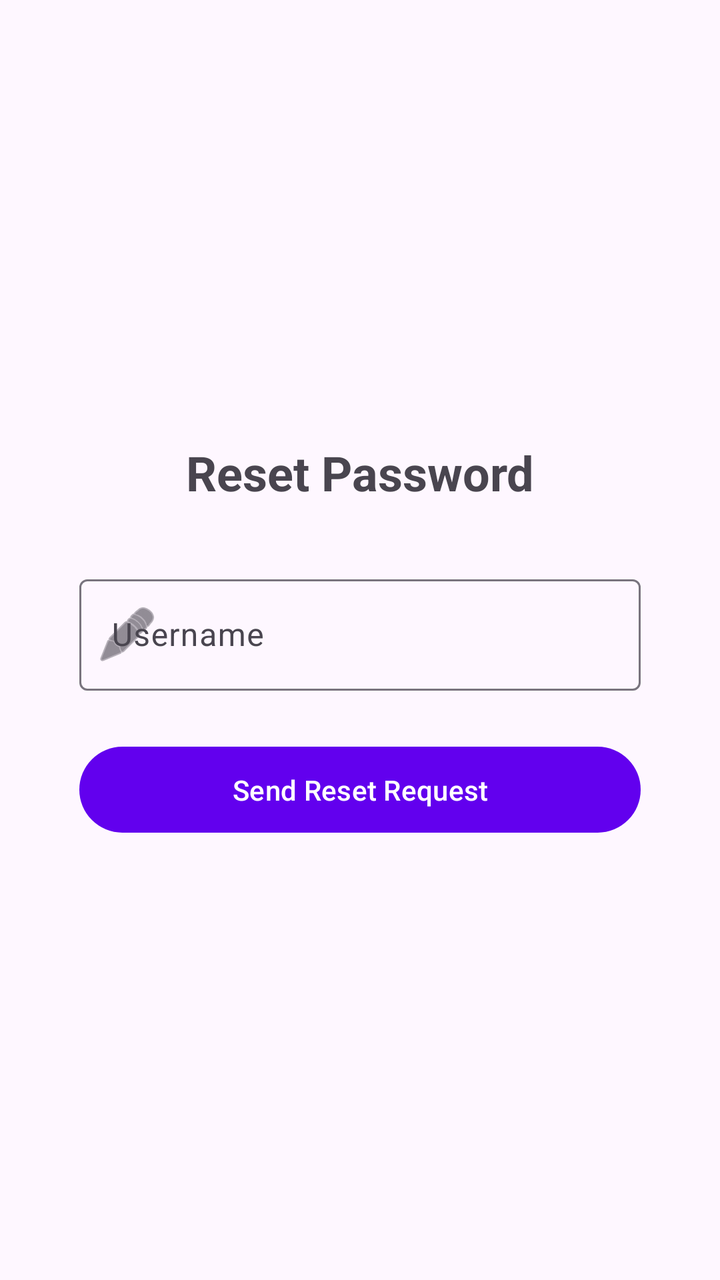
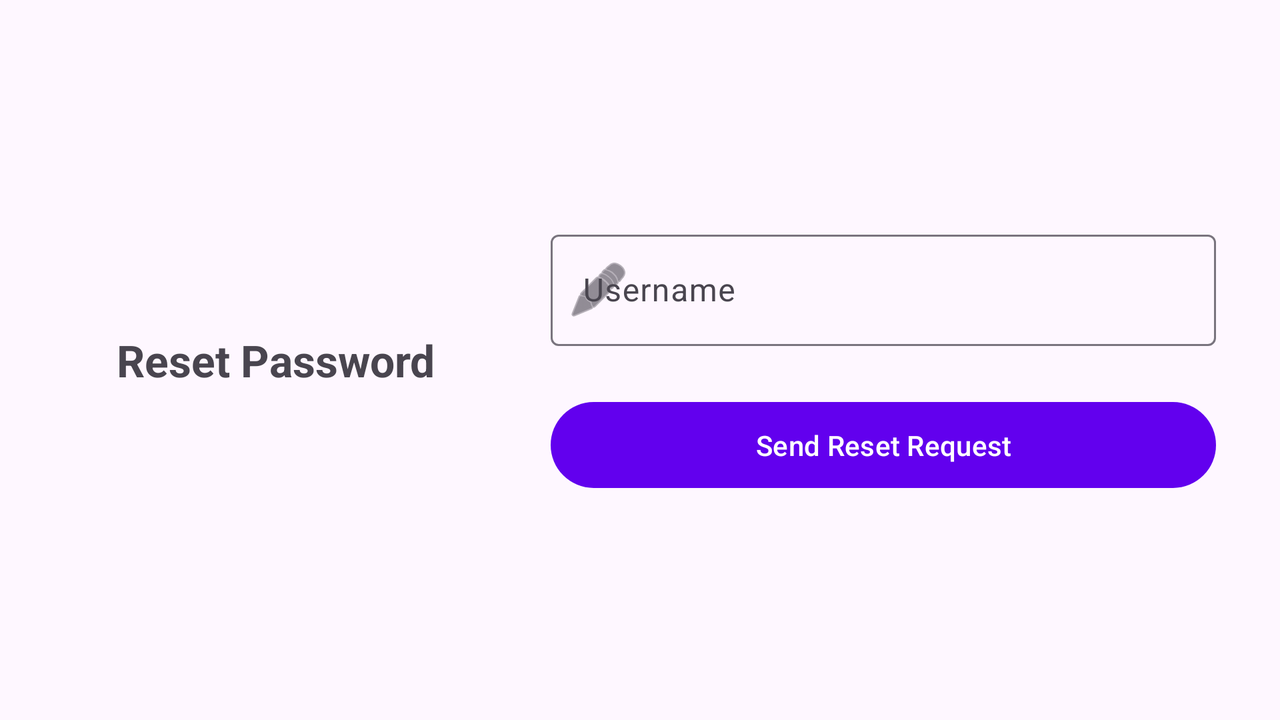

First picture: res/layout/ on a phone held upright. Second picture: the repository's own variant of that layout, on a device whose configuration matches the variant's folder. Source for both follows.
<!-- AndroidManifest.xml: application theme Theme.MyTravel -->
<!-- res/layout/activity_forgot_password.xml -->
<?xml version="1.0" encoding="utf-8"?>
<androidx.constraintlayout.widget.ConstraintLayout xmlns:android="http://schemas.android.com/apk/res/android"
    xmlns:app="http://schemas.android.com/apk/res-auto"
    android:layout_width="match_parent"
    android:layout_height="match_parent"
    android:padding="@dimen/screen_margin_horizontal">

    <androidx.constraintlayout.widget.Guideline
        android:id="@+id/guidelineStart"
        android:layout_width="wrap_content"
        android:layout_height="wrap_content"
        android:orientation="vertical"
        app:layout_constraintGuide_percent="0.05" />

    <androidx.constraintlayout.widget.Guideline
        android:id="@+id/guidelineEnd"
        android:layout_width="wrap_content"
        android:layout_height="wrap_content"
        android:orientation="vertical"
        app:layout_constraintGuide_percent="0.95" />

    <LinearLayout
        android:id="@+id/forgotContainer"
        android:layout_width="0dp"
        android:layout_height="wrap_content"
        android:orientation="vertical"
        android:gravity="center_horizontal"
        app:layout_constraintTop_toTopOf="parent"
        app:layout_constraintBottom_toBottomOf="parent"
        app:layout_constraintStart_toStartOf="@id/guidelineStart"
        app:layout_constraintEnd_toEndOf="@id/guidelineEnd"
        app:layout_constraintWidth_max="@dimen/form_max_width">

        <TextView
            android:id="@+id/tvForgotTitle"
            android:layout_width="wrap_content"
            android:layout_height="wrap_content"
            android:text="@string/reset_password_title"
            android:textSize="24sp"
            android:textStyle="bold"
            android:layout_marginBottom="32dp" />

        <com.google.android.material.textfield.TextInputLayout
            android:layout_width="match_parent"
            android:layout_height="wrap_content"
            android:hint="@string/username_hint"
            app:startIconDrawable="@android:drawable/ic_menu_edit"
            style="@style/Widget.Material3.TextInputLayout.OutlinedBox">

            <com.google.android.material.textfield.TextInputEditText
                android:id="@+id/etForgotUsername"
                android:layout_width="match_parent"
                android:layout_height="wrap_content"
                android:inputType="text"
                android:autofillHints="username" />
        </com.google.android.material.textfield.TextInputLayout>

        <Button
            android:id="@+id/btnReset"
            android:layout_width="match_parent"
            android:layout_height="wrap_content"
            android:layout_marginTop="24dp"
            android:text="@string/reset_button"
            android:padding="12dp" />

    </LinearLayout>

</androidx.constraintlayout.widget.ConstraintLayout>
<!-- resources referenced by this layout -->
<resources>
  <dimen name="form_max_width">500dp</dimen>
  <dimen name="screen_margin_horizontal">24dp</dimen>
  <string name="reset_button">Send Reset Request</string>
  <string name="reset_password_title">Reset Password</string>
  <string name="username_hint">Username</string>
  <style name="Theme.MyTravel" parent="Base.Theme.MyTravel" />
  <style name="Base.Theme.MyTravel" parent="Theme.Material3.DayNight">
          
          <item name="colorPrimary">@color/purple_500</item>
          <item name="colorOnPrimary">@color/white</item>
          <item name="colorSecondary">@color/teal_700</item>
          <item name="colorOnSecondary">@color/white</item>
      </style>
</resources>
<!-- res/layout-land/activity_forgot_password.xml (the repository's variant of the layout above) -->
<!-- drawn on the phone turned sideways -->
<?xml version="1.0" encoding="utf-8"?>
<androidx.constraintlayout.widget.ConstraintLayout xmlns:android="http://schemas.android.com/apk/res/android"
    xmlns:app="http://schemas.android.com/apk/res-auto"
    android:layout_width="match_parent"
    android:layout_height="match_parent"
    android:padding="16dp">

    <androidx.constraintlayout.widget.Guideline
        android:id="@+id/guidelineCenter"
        android:layout_width="wrap_content"
        android:layout_height="wrap_content"
        android:orientation="vertical"
        app:layout_constraintGuide_percent="0.4" />

    <TextView
        android:id="@+id/tvForgotTitle"
        android:layout_width="0dp"
        android:layout_height="wrap_content"
        android:gravity="center"
        android:text="@string/reset_password_title"
        android:textSize="22sp"
        android:textStyle="bold"
        app:layout_constraintBottom_toBottomOf="parent"
        app:layout_constraintEnd_toStartOf="@+id/guidelineCenter"
        app:layout_constraintStart_toStartOf="parent"
        app:layout_constraintTop_toTopOf="parent" />

    <ScrollView
        android:layout_width="0dp"
        android:layout_height="wrap_content"
        app:layout_constraintBottom_toBottomOf="parent"
        app:layout_constraintEnd_toEndOf="parent"
        app:layout_constraintStart_toEndOf="@+id/guidelineCenter"
        app:layout_constraintTop_toTopOf="parent">

        <LinearLayout
            android:id="@+id/forgotContainer"
            android:layout_width="match_parent"
            android:layout_height="wrap_content"
            android:gravity="center_horizontal"
            android:orientation="vertical"
            android:padding="16dp">

            <com.google.android.material.textfield.TextInputLayout
                style="@style/Widget.Material3.TextInputLayout.OutlinedBox"
                android:layout_width="match_parent"
                android:layout_height="wrap_content"
                android:hint="@string/username_hint"
                app:startIconDrawable="@android:drawable/ic_menu_edit">

                <com.google.android.material.textfield.TextInputEditText
                    android:id="@+id/etForgotUsername"
                    android:layout_width="match_parent"
                    android:layout_height="wrap_content"
                    android:autofillHints="username"
                    android:inputType="text" />
            </com.google.android.material.textfield.TextInputLayout>

            <Button
                android:id="@+id/btnReset"
                android:layout_width="match_parent"
                android:layout_height="wrap_content"
                android:layout_marginTop="24dp"
                android:padding="12dp"
                android:text="@string/reset_button" />

        </LinearLayout>
    </ScrollView>

</androidx.constraintlayout.widget.ConstraintLayout>
<!-- resources referenced by the variant -->
<!-- as the phone turned sideways resolves them -->
<resources>
  <string name="reset_button">Send Reset Request</string>
  <string name="reset_password_title">Reset Password</string>
  <string name="username_hint">Username</string>
  <style name="Theme.MyTravel" parent="Base.Theme.MyTravel" />
  <style name="Base.Theme.MyTravel" parent="Theme.Material3.DayNight">
          
          <item name="colorPrimary">@color/purple_500</item>
          <item name="colorOnPrimary">@color/white</item>
          <item name="colorSecondary">@color/teal_700</item>
          <item name="colorOnSecondary">@color/white</item>
      </style>
</resources>
